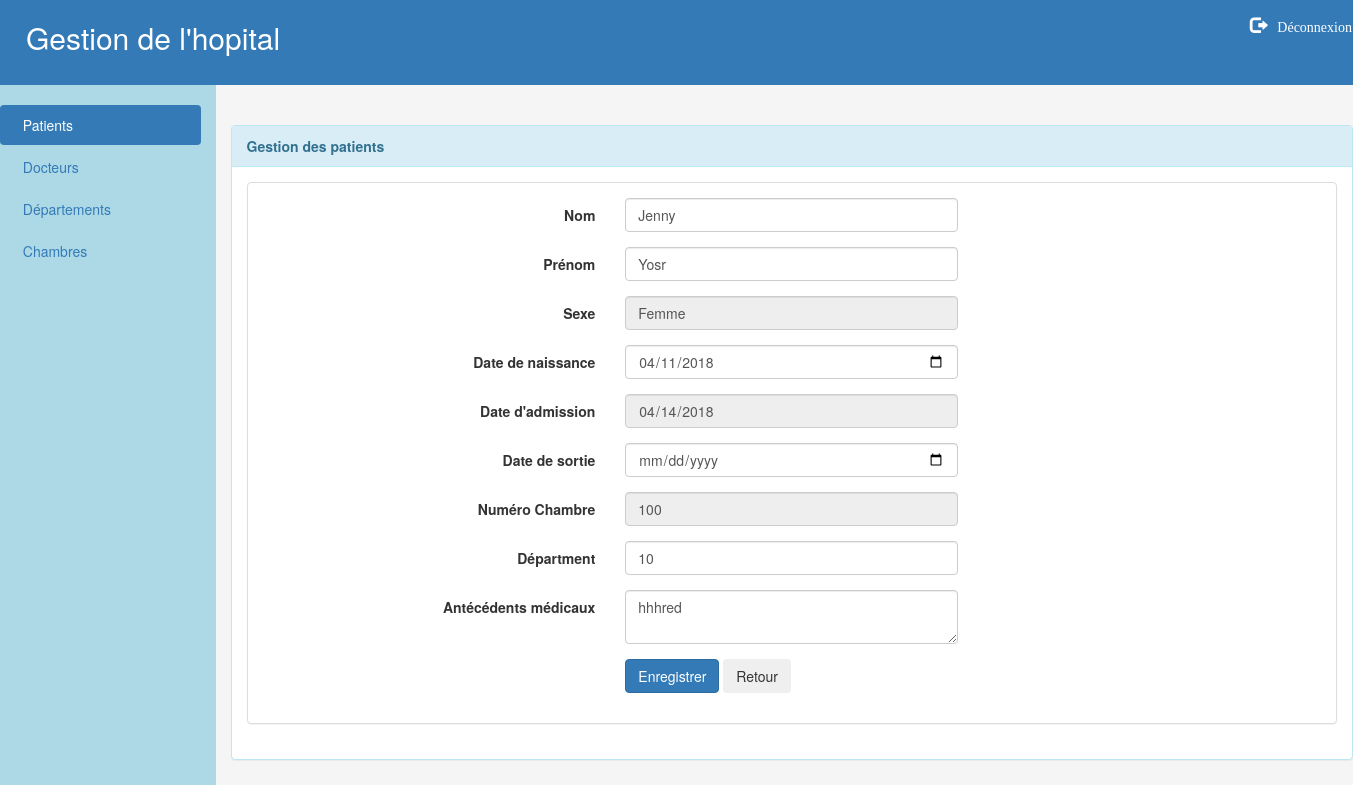
Page /modifier.php?id=9 on the earlier database version.
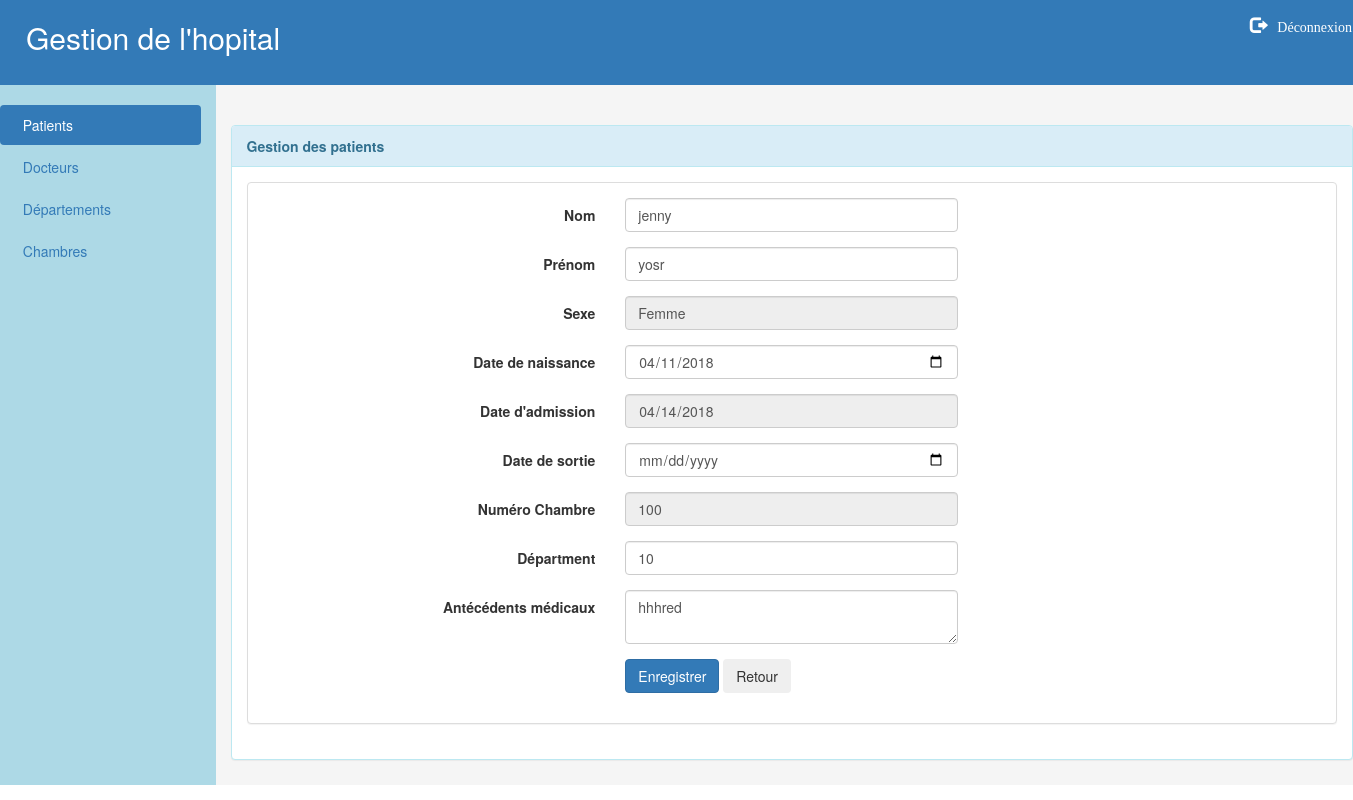
Same page on the later database version.
### tables this page shows
CREATE TABLE IF NOT EXISTS `patient` (
  `id` int(11) NOT NULL AUTO_INCREMENT,
  `nom` varchar(20) NOT NULL,
  `prenom` varchar(20) NOT NULL,
  `sexe` varchar(10) NOT NULL,
  `date_naissance` date NOT NULL,
  `date_hospitalisation` date NOT NULL,
  `date_sortie` date NOT NULL,
  `chambre` varchar(10) NOT NULL,
  `departement` varchar(10) NOT NULL,
  `antecedents_medicaux` varchar(250) NOT NULL,
  PRIMARY KEY (`id`)
);

### modifier.php (the view, shortened to what the changed rows need)
<?php
try{
    $bdd= new PDO('mysql:host=localhost;dbname=hopital','root','');
} catch(PDOException $e){
    die('Erreur : '.$e->getMessage());
}
$req = $bdd->prepare('SELECT * FROM patient WHERE id = ?');
$req->execute(array($_GET['id']));
$personne = $req->fetch();
?>
<!DOCTYPE html>
<html>
<head>
    <link href="css/styles.css" rel="stylesheet">
    <link href="css/bootstrap.min.css" rel="stylesheet">
</head>
<body>
<div class="row " style="background-color:rgb(51,122,183)">
    <nav class="navbar navbar-expand-sm  navbar-dark ">
        <div class="col-md-10 container-fluid">
            <div class="navbar-header">
                <h2 style="color: white"> &nbsp;&nbsp; Gestion de l'hopital </h2>
            </div>
        </div>
    </nav>
</div>
<div class="row" >
    <div class="col-md-10 contenu">
        <br> <br>
        <div class="panel panel-info contentinside">
            <div class="panel-body">
                <div class="panel panel-default">
                    <div class="panel-body">
                        <form class="form-horizontal" method="post" action="actionModifier.php?chambre=<?php echo $personne['chambre'];?>&depart=<?php echo $personne['departement'];?>">
                            <div class="form-group">
                                <div class="col-sm-4">
                                    <input name="nom" id="nom" class="form-control" type="text" value="<?php echo $personne['nom']; ?>"/>
                                </div>
                            </div>
                            <div class="form-group">
                                <div class="col-sm-4">
                                    <input name="prenom" id="prenom" class="form-control" type="text" value="<?php echo $personne['prenom']; ?>"/>
                                </div>
                            </div>
                            <div class="form-group">
                                <div class="col-sm-4">
                                    <input name="sexe" id="sexe" class="form-control" type="text" value="<?php echo $personne['sexe']; ?>" disabled="disabled"/>
                                </div>
                            </div>
                            <div class="form-group">
                                <div class="col-sm-4">
                                    <input name="dn" id="dn" class="form-control" type="date" value="<?php echo $personne['date_naissance']; ?>">
                                </div>
                            </div>
                            <div class="form-group">
                                <div class="col-sm-4">
                                    <input name="dh" id="dh" class="form-control" type="date" value="<?php echo $personne['date_hospitalisation'];?>" disabled="disabled">
                                </div>
                            </div>
                            <div class="form-group">
                                <div class="col-sm-4">
                                    <input name="chambre" class="form-control" id="chambre" type="number" value="<?php echo $personne['chambre'];?>" disabled="disabled">
                                </div>
                            </div>
                            <div class="form-group">
                                <div class="col-sm-4">
                                    <input name="dep" id="dep" class="form-control" type="number" value="<?php echo $personne['departement']; ?>"/></td>
                                </div>
                            </div>
                            <div class="form-group">
                                <div class="col-sm-4">
                                    <textarea id="antecedents" class="form-control" name="antecedents"><?php echo $personne['antecedents_medicaux']; ?></textarea>
                                </div>
                            </div>
                        </form>
                    </div>
                </div>
            </div>
        </div>
    </div>
</div>

Differences in the rows shown:
changed patient "Femme": nom "Jenny" → "jenny"; prenom "Yosr" → "yosr"
